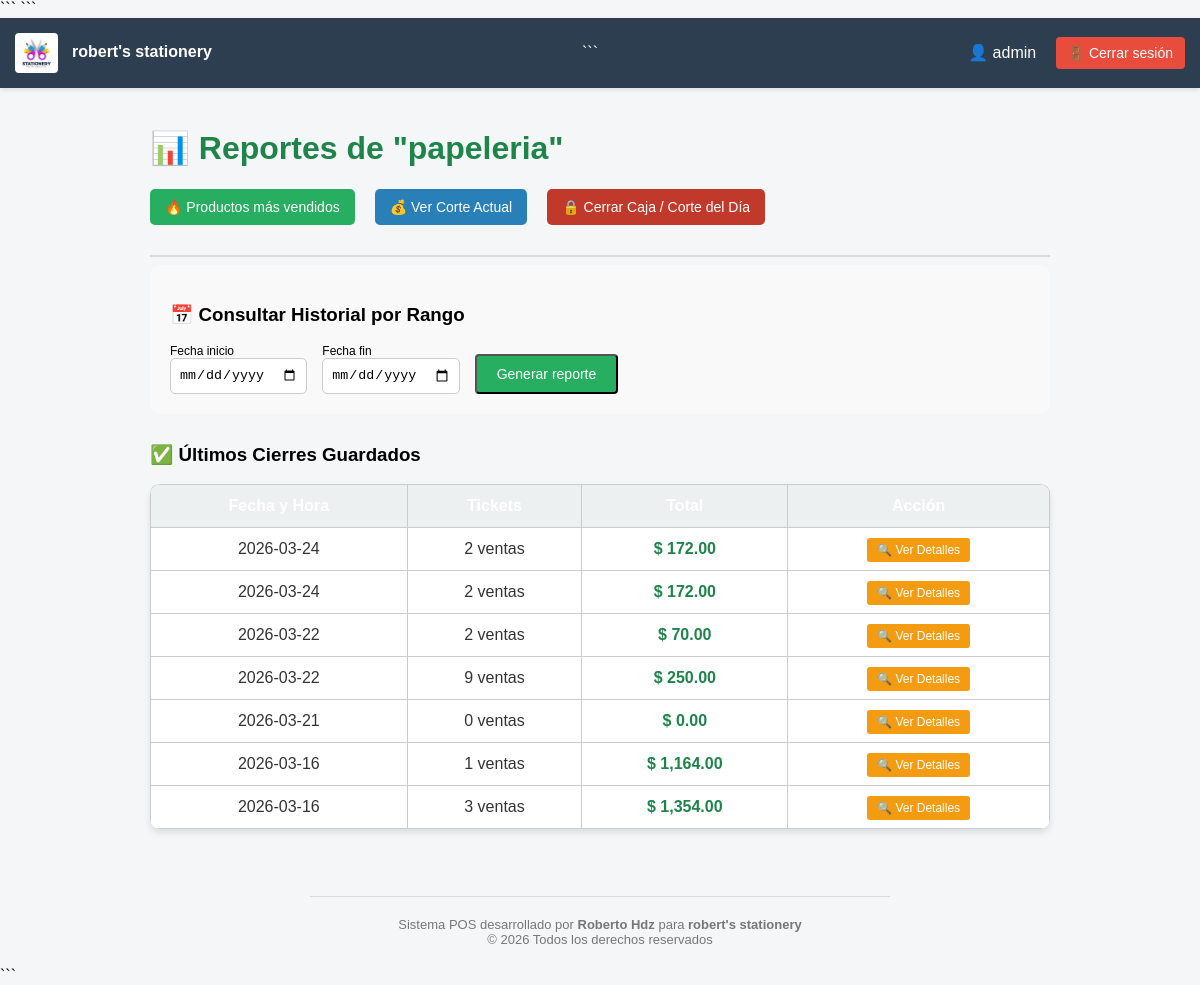
Screenshot of /admin/reportes (signed in) with the database file from the repository.
### tables this page shows
CREATE TABLE configuracion (
    id INTEGER PRIMARY KEY,
    nombre_negocio TEXT,
    direccion TEXT,
    telefono TEXT,
    logo TEXT,
    zonas TEXT
, banner TEXT);

CREATE TABLE cortes_caja (
            id INTEGER PRIMARY KEY AUTOINCREMENT,
            fecha TEXT,
            total REAL,
            tickets INTEGER
        );

### app.py (the view)
@app.route("/admin/reportes")
@login_required
def admin_reportes():
    conn = get_db_connection()
    cortes = conn.execute("SELECT * FROM cortes_caja ORDER BY fecha DESC").fetchall()
    conn.close()
    return render_template("reportes.html", cortes=cortes)

### app.py (called while the page is built)
def get_db_connection():
    conn = sqlite3.connect(DB_PATH)
    conn.row_factory = sqlite3.Row
    return conn

def login_required(f):
    @wraps(f)
    def decorated_function(*args, **kwargs):
        if not session.get("admin_logueado"):
            return redirect(url_for("admin_login"))
        return f(*args, **kwargs)
    return decorated_function

@app.context_processor
def inject_config():
    try:
        conn = get_db_connection()
        conn.row_factory = sqlite3.Row
        config = conn.execute("SELECT * FROM configuracion WHERE id = 1").fetchone()
        conn.close()
        if config:
            return {'config': config}
        else:
            return {'config': {'nombre_negocio': 'papeleria', 'logo': 'logo.png'}}
    except Exception as e:
        print(f"Error en inject_config: {e}")
        return {'config': {}}

### templates/reportes.html
{% extends "layout.html" %}
{% block content %}
<div style="padding:20px; max-width: 900px; margin: auto;">
    <h1 style="color: #1e8449;">📊 Reportes de "papeleria"</h1>
    <div style="margin-bottom: 30px; display: flex; gap: 10px; flex-wrap: wrap;">
        <a href="{{ url_for('productos_mas_vendidos') }}" class="btn btn-export" style="background: #27ae60; color: white; padding: 10px 15px; border-radius: 5px; text-decoration: none;">
            🔥 Productos más vendidos
        </a>
        <a href="{{ url_for('corte_caja') }}" class="btn btn-export" style="background: #2980b9; color: white; padding: 10px 15px; border-radius: 5px; text-decoration: none;">
            💰 Ver Corte Actual
        </a>
        <a href="{{ url_for('cerrar_caja') }}" class="btn btn-logout" style="background: #c0392b; color: white; padding: 10px 15px; border-radius: 5px; text-decoration: none;" onclick="return confirm('¿Estás seguro de cerrar la caja? El contador volverá a cero.')">
            🔒 Cerrar Caja / Corte del Día
        </a>
    </div>
    <hr style="border: 0.5px solid #ddd;">
    <div style="background: #f9f9f9; padding: 20px; border-radius: 10px; margin-bottom: 30px;">
        <h3>📅 Consultar Historial por Rango</h3>
        <form action="{{ url_for('corte_caja_rango') }}" method="get" style="display: flex; gap: 15px; align-items: flex-end; flex-wrap: wrap;">
            <div>
                <label style="display: block; font-size: 12px;">Fecha inicio</label>
                <input type="date" name="inicio" required style="padding: 8px; border-radius: 5px; border: 1px solid #ccc;">
            </div>
            <div>
                <label style="display: block; font-size: 12px;">Fecha fin</label>
                <input type="date" name="fin" required style="padding: 8px; border-radius: 5px; border: 1px solid #ccc;">
            </div>
            <button type="submit" class="btn btn-export" style="padding: 10px 20px; cursor: pointer;">
                Generar reporte
            </button>
        </form>
    </div>
    <h3>✅ Últimos Cierres Guardados</h3>
    <table style="width: 100%; border-collapse: collapse; background: white; color: #333; border-radius: 10px; overflow: hidden; box-shadow: 0 4px 6px rgba(0,0,0,0.1);">
    <thead>
        <tr style="background: #1e8449; color: white; text-align: left;">
            <th style="padding: 12px;">Fecha y Hora</th>
            <th style="padding: 12px;">Tickets</th>
            <th style="padding: 12px;">Total</th>
            <th style="padding: 12px;">Acción</th> </tr>
    </thead>
    <tbody>
        {% for corte in cortes %}
        <tr style="border-bottom: 1px solid #eee;">
            <td style="padding: 12px;">{{ corte.fecha }}</td>
            <td style="padding: 12px;">{{ corte.tickets }} ventas</td>
            <td style="padding: 12px; font-weight: bold; color: #1e8449;">$ {{ "{:,.2f}".format(corte.total) }}</td>
            <td style="padding: 12px;">
                <a href="{{ url_for('detalle_corte', corte_id=corte.id) }}" style="background: #f39c12; color: white; padding: 5px 10px; border-radius: 3px; text-decoration: none; font-size: 12px;">
                    🔍 Ver Detalles
                </a>
            </td>
        </tr>
        {% endfor %}
    </tbody>
</table>
</div>
{% endblock %}

### templates/layout.html (shortened to what this page needs)
    <!DOCTYPE html>
<html lang="es">
<head>
```
</head>
<body>
    <div class="header">
        <div>
            {% if config and config.logo %}
                <img src="{{ url_for('static', filename=config.logo) }}" class="logo-header">
            {% endif %}
            <b>{{ config.nombre_negocio if config.nombre_negocio else 'Panel Administrativo' }}</b>
        </div>
```
    <div>
        {% if session.get('admin_logueado') %}
            <span style="margin-right:15px;">
                👤 {{ session.get('admin_usuario') }}
            </span>
            <a href="{{ url_for('admin_logout') }}" class="btn btn-logout">
                🚪 Cerrar sesión
            </a>
        {% endif %}
    </div>
</div>
{% block content %}{% endblock %}
<footer style="text-align:center;padding:40px 20px 20px;color:#777; font-size: 13px;">
    <hr style="width: 50%; border: 0; border-top: 1px solid #ddd; margin-bottom: 20px;">
    Sistema POS desarrollado por <b>Roberto Hdz</b> para <b>{{ config.nombre_negocio }}</b><br>
    © 2026 Todos los derechos reservados
</footer>
```
</body>
</html>

### templates/layout.html (style rules this page uses)
body { font-family: Arial, sans-serif; background: #f4f6f8; margin:0; }
.header { background: #2c3e50; color: white; padding: 15px; display:flex; justify-content: space-between; align-items:center; box-shadow: 0 2px 5px rgba(0,0,0,0.1); flex-wrap: wrap; }
.logo-header { height: 40px; margin-right: 10px; vertical-align: middle; border-radius: 4px; }
.btn { padding: 8px 12px; border-radius:4px; text-decoration:none; color:white; font-size: 14px; transition: opacity 0.3s; display: inline-block; }
.btn-logout { background:#e74c3c; }
.btn-export { background:#27ae60; margin-right: 10px; }
table { width: 100%; border-collapse: collapse; background:white; min-width: 600px; }
th, td { border:1px solid #ccc; padding:10px; text-align:center; }
th { background:#ecf0f1; }

### rows the page displays
configuracion: logo (picture), nombre_negocio "robert's stationery"
cortes_caja: fecha "2026-03-24", tickets "2", total "172.00"
cortes_caja: fecha "2026-03-24", tickets "2", total "172.00"
cortes_caja: fecha "2026-03-22", tickets "2", total "70.00"
cortes_caja: fecha "2026-03-22", tickets "9", total "250.00"
cortes_caja: fecha "2026-03-21", tickets "0", total "0.00"
cortes_caja: fecha "2026-03-16", tickets "1", total "1,164.00"
cortes_caja: fecha "2026-03-16", tickets "3", total "1,354.00"

### other values shown
{{ session.get('admin_usuario') }} "admin"
